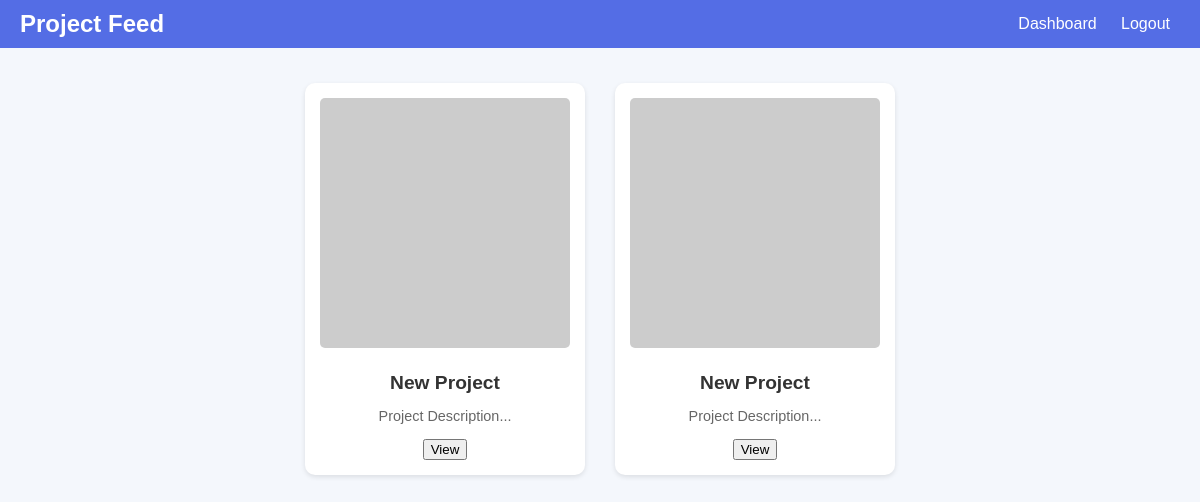
Before: /showcase/ with the older database file.
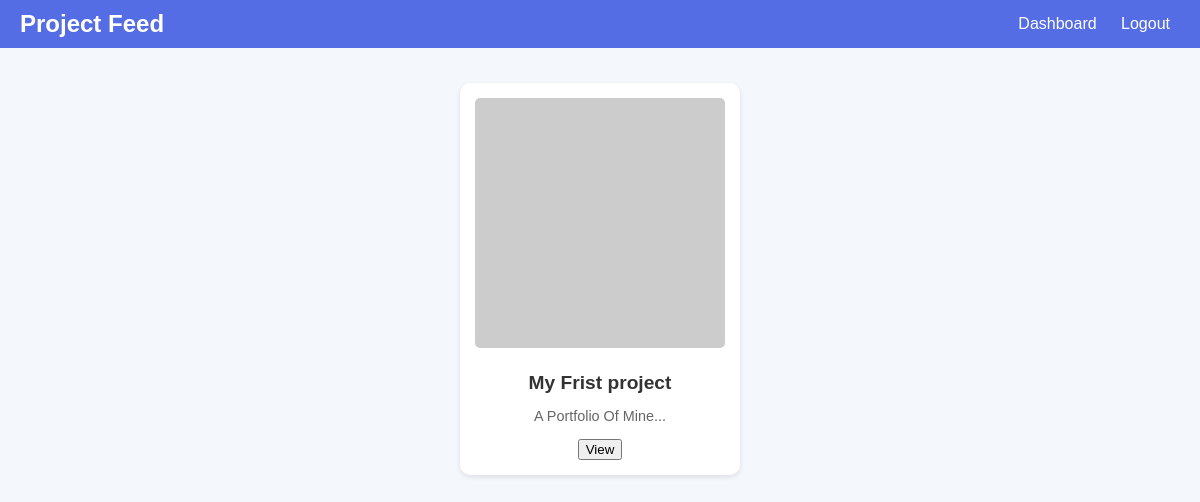
After: the same page with the newer database file.
### profiles/models.py (models this page shows, shortened)
class Project(models.Model):
    user = models.ForeignKey(
        User,
        on_delete=models.SET_NULL,
        related_name='projects',
        verbose_name="User",
        null=True
    )
    name = models.CharField(max_length=200, verbose_name="Project Name")
    description = models.TextField(verbose_name="Project Description")
    image_url = models.URLField(
        blank=True,
        null=True,
        verbose_name="Image URL"
    )
    link = models.URLField(
        blank=True,
        null=True,
        verbose_name="Project Link"
    )
    created_at = models.DateTimeField(auto_now_add=True, verbose_name="Created At")
    updated_at = models.DateTimeField(auto_now=True, verbose_name="Updated At")
    project_image = models.ImageField(
        upload_to='project_images/',
        blank=True,
        null=True,
        verbose_name="Project Image"
    )
    category = models.CharField(max_length=100, blank=True, null=True, verbose_name="Category")
    status = models.CharField(
        max_length=10,
        choices=[('active', 'Active'), ('completed', 'Completed'), ('archived', 'Archived')],
        default='active',
        verbose_name="Project Status"
    )
    slug = models.SlugField(unique=True, blank=True, null=True, verbose_name="Slug")
    class Meta:
        verbose_name = "Project"
        verbose_name_plural = "Projects"
        ordering = ['-created_at']

### profiles/views.py (the view)
# urls.py: path('showcase/', views.showcase, name='showcase'),
def showcase(request):
    projects = Project.objects.all()
    return render(request, 'showcase.html', {'projects': projects})

### profiles/templates/showcase.html (shortened to what this page needs)
<!DOCTYPE html>
<html lang="en">
<head>
</head>
<body>
    <div class="navbar">
        <div class="logo">Project Feed</div>
        <div class="links">
            <a href="{% url 'dashboard' %}">Dashboard</a>
            <a href="{% url 'logout' %}">Logout</a>
        </div>
    </div>
    <div class="project-feed">
        {% for project in projects %}
        <div class="project-card">
            <img src="{{ project.image_url|default:'https://via.placeholder.com/250' }}" alt="{{ project.name }}">
            <h4>{{ project.name }}</h4>
            <p>{{ project.description|slice:":100" }}...</p>
            <button onclick="viewProject('{{ project.id }}')">View</button>
        </div>
        {% empty %}
        <p>No projects to display.</p>
        {% endfor %}
    </div>
</body>
</html>

### profiles/templates/showcase.html (style rules this page uses)
body { margin: 0; font-family: Arial, sans-serif; background: #f4f7fc; color: #333; }
.navbar { display: flex; justify-content: space-between; align-items: center; background: #546de5; color: white; padding: 10px 20px; }
.navbar .logo { font-size: 1.5rem; font-weight: bold; }
.navbar .links a { color: white; text-decoration: none; margin: 0 10px; }
.project-feed { display: flex; flex-wrap: wrap; justify-content: center; padding: 20px; }
.project-card { width: 250px; background: white; border-radius: 10px; padding: 15px; margin: 15px; box-shadow: 0 2px 5px rgba(0, 0, 0, 0.1); text-align: center; }
.project-card img { width: 100%; border-radius: 5px; margin-bottom: 10px; }
.project-card h4 { margin: 10px 0; font-size: 1.2rem; }
.project-card p { font-size: 0.9rem; color: #666; }

Changed rows visible on the page:
removed Project: name "New Project", description "Project Description"
changed Project: name "New Project" → "My Frist project"; description "Project Description" → "A Portfolio Of Mine"
